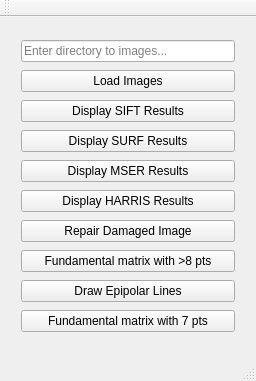
<?xml version="1.0" encoding="UTF-8"?>
<ui version="4.0">
 <class>MainWindow</class>
 <widget class="QMainWindow" name="MainWindow">
  <property name="geometry">
   <rect>
    <x>0</x>
    <y>0</y>
    <width>256</width>
    <height>381</height>
   </rect>
  </property>
  <property name="windowTitle">
   <string>MainWindow</string>
  </property>
  <widget class="QWidget" name="centralWidget">
   <widget class="QWidget" name="layoutWidget">
    <property name="geometry">
     <rect>
      <x>10</x>
      <y>10</y>
      <width>236</width>
      <height>326</height>
     </rect>
    </property>
    <layout class="QVBoxLayout" name="verticalLayout">
     <item>
      <widget class="QLineEdit" name="lineEdit_ImageDirectory">
       <property name="placeholderText">
        <string>Enter directory to images...</string>
       </property>
      </widget>
     </item>
     <item>
      <widget class="QPushButton" name="pushButton_loadImagesFromDirectory">
       <property name="acceptDrops">
        <bool>false</bool>
       </property>
       <property name="text">
        <string>Load Images</string>
       </property>
      </widget>
     </item>
     <item>
      <widget class="QPushButton" name="pushButton_DisplaySIFT">
       <property name="text">
        <string>Display SIFT Results</string>
       </property>
      </widget>
     </item>
     <item>
      <widget class="QPushButton" name="pushButton_DisplaySURF">
       <property name="text">
        <string>Display SURF Results</string>
       </property>
      </widget>
     </item>
     <item>
      <widget class="QPushButton" name="pushButton_DisplayMSER">
       <property name="text">
        <string>Display MSER Results</string>
       </property>
      </widget>
     </item>
     <item>
      <widget class="QPushButton" name="pushButton_DisplayHARRIS">
       <property name="text">
        <string>Display HARRIS Results</string>
       </property>
      </widget>
     </item>
     <item>
      <widget class="QPushButton" name="pushButton_DisplayRepair">
       <property name="text">
        <string>Repair Damaged Image</string>
       </property>
      </widget>
     </item>
     <item>
      <widget class="QPushButton" name="pushButton_DisplayFund8">
       <property name="text">
        <string>Fundamental matrix with &gt;8 pts</string>
       </property>
      </widget>
     </item>
     <item>
      <widget class="QPushButton" name="pushButton_DisplayFund8Epi">
       <property name="text">
        <string>Draw Epipolar Lines</string>
       </property>
      </widget>
     </item>
     <item>
      <widget class="QPushButton" name="pushButton_DisplayFund7">
       <property name="text">
        <string>Fundamental matrix with 7 pts</string>
       </property>
      </widget>
     </item>
    </layout>
   </widget>
  </widget>
  <widget class="QToolBar" name="mainToolBar">
   <attribute name="toolBarArea">
    <enum>TopToolBarArea</enum>
   </attribute>
   <attribute name="toolBarBreak">
    <bool>false</bool>
   </attribute>
  </widget>
  <widget class="QStatusBar" name="statusBar"/>
 </widget>
 <layoutdefault spacing="6" margin="11"/>
 <resources/>
 <connections/>
</ui>
